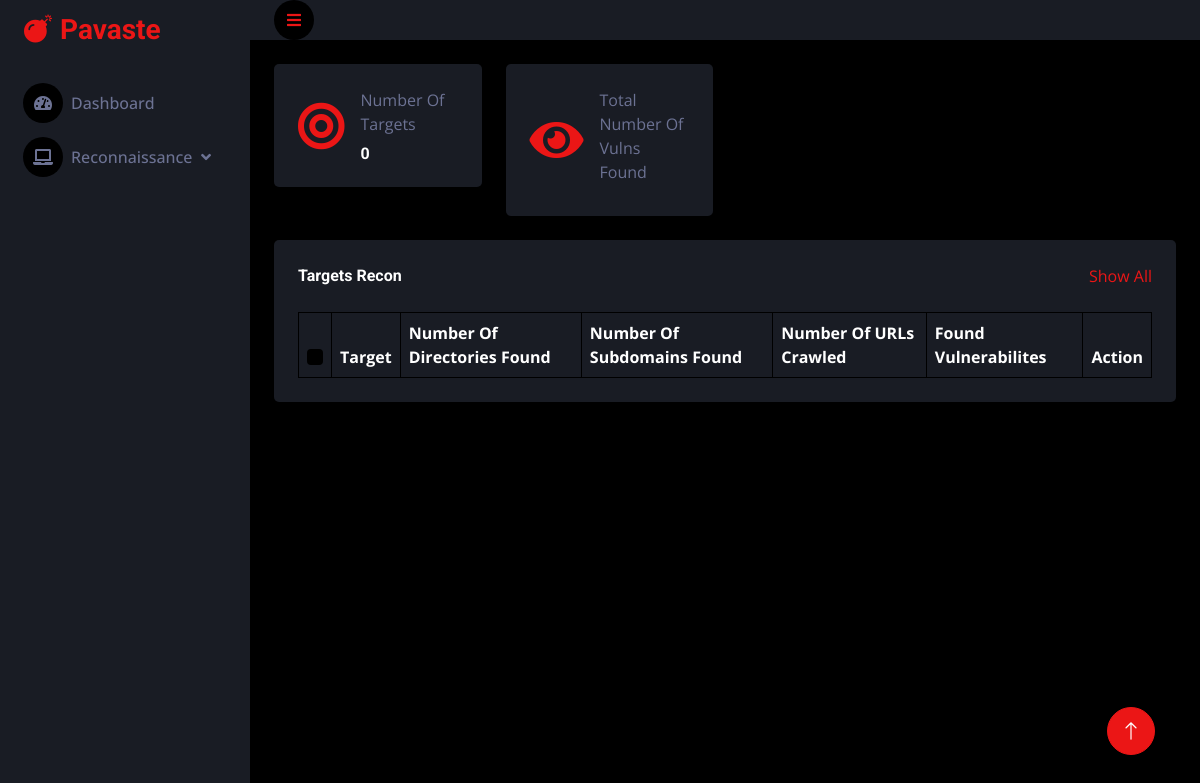
The page /dashboard/ on the database as committed earlier.
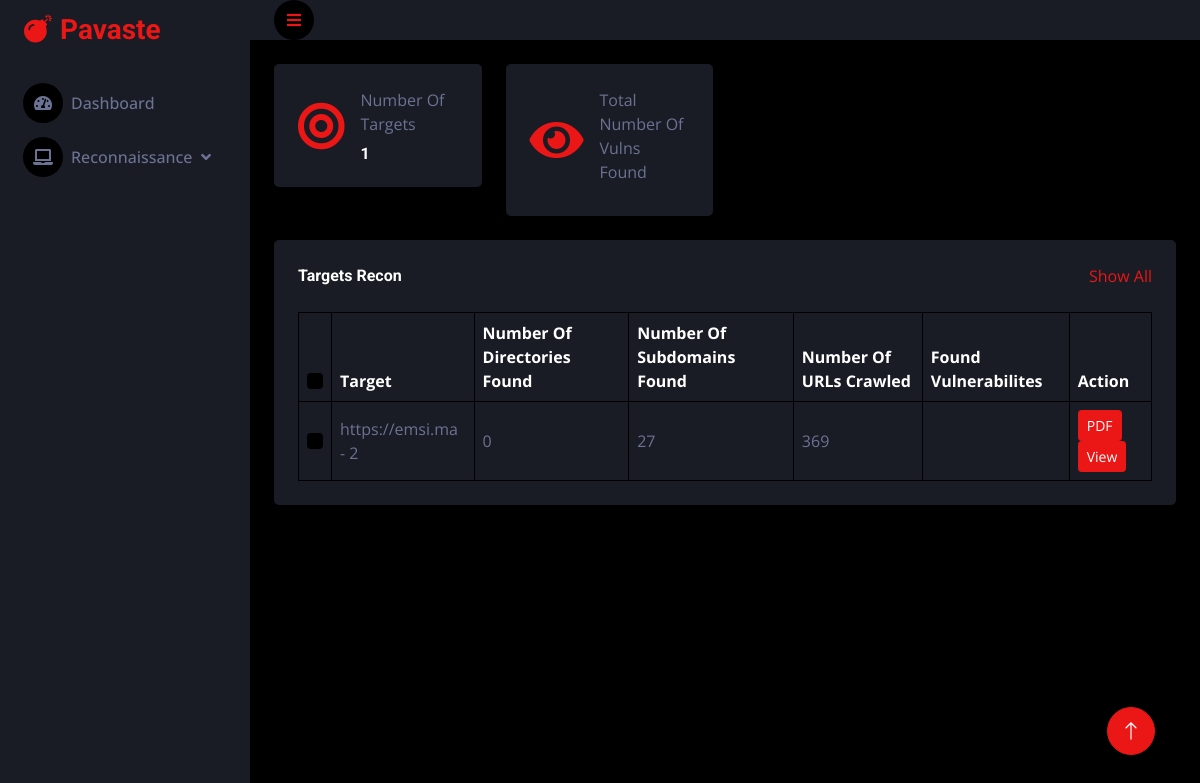
The same page on the database as committed later.
### Main/models.py (models this page shows, shortened)
class Target(models.Model):
	url = models.CharField(max_length=50,unique=True,blank=False)

### Main/views.py (the view)
# urls.py: path('dashboard/',views.Dashboard.as_view(),name='dashboard'),
class Dashboard(View):
    def get(self,request,*args,**kwargs):
        targets = Target.objects.all()
        targets_count = targets.count()
        target_data = []
        for target in targets:
            directory_count = DirectoryListingResult.objects.filter(target=target).count()
            subdomain_count = CrtshResult.objects.filter(target=target).count()
            crawler_result = CrawlerResult.objects.filter(target=target).first()
            if crawler_result :
                url_crawled_count = (
                    len(crawler_result.robots_results) +
                    len(crawler_result.sitemap_results) +
                    len(crawler_result.css_results) +
                    len(crawler_result.js_results) +
                    len(crawler_result.internal_links) +
                    len(crawler_result.external_links) +
                    len(crawler_result.image_links) +
                    len(crawler_result.crawled_sitemap_links) +
                    len(crawler_result.crawled_js_links)
                )
            else :
                url_crawled_count = 0
            target_data.append({
                'target': target,
                'directory_count': directory_count,
                'subdomain_count': subdomain_count,
                'url_crawled_count': url_crawled_count,
            })
        context = {
            'target_data' : target_data,
            'targets_count' : targets_count,
        }
        return render(request, "Main/dashboard.html",context)

### Main/templates/Main/dashboard.html (shortened to what this page needs)
{% extends 'All/base.html' %}
{% load static%}
{% block content %}
            <div class="container-fluid pt-4 px-4">
                <div class="row g-4">
                    <div class="col-sm-6 col-xl-3">
                        <div class="bg-secondary rounded d-flex align-items-center justify-content-between p-4">
                            <i class="fa fa-bullseye fa-3x text-primary"></i>
                            <div class="ms-3">
                                <p class="mb-2">Number Of Targets</p>
                                <h6 class="mb-0">{{targets_count}}</h6>
                            </div>
                        </div>
                    </div>
                    <div class="col-sm-6 col-xl-3">
                        <div class="bg-secondary rounded d-flex align-items-center justify-content-between p-4">
                            <i class="fa fa-eye fa-3x text-primary"></i>
                            <div class="ms-3">
                                <p class="mb-2">Total Number Of Vulns Found</p>
                            </div>
                        </div>
                    </div>
                </div>
            </div>
            <div class="container-fluid pt-4 px-4">
                <div class="bg-secondary text-center rounded p-4">
                    <div class="d-flex align-items-center justify-content-between mb-4">
                        <h6 class="mb-0">Targets Recon</h6>
                        <a href="">Show All</a>
                    </div>
                    <div class="table-responsive">
                        <table class="table text-start align-middle table-bordered table-hover mb-0">
                            <thead>
                                <tr class="text-white">
                                    <th scope="col"><input class="form-check-input" type="checkbox"></th>
                                    <th scope="col">Target</th>
                                    <th scope="col">Number Of Directories Found</th>
                                    <th scope="col">Number Of Subdomains Found</th>
                                    <th scope="col">Number Of URLs Crawled</th>
                                    <th scope="col">Found Vulnerabilites</th>
                                    <th scope="col">Action</th>
                                </tr>
                            </thead>
                            <tbody>
                                {% for data in target_data %}
                                <tr>
                                    <td><input class="form-check-input" type="checkbox"></td>
                                    <td>{{ data.target.url }} - {{data.target.id}}</td>
                                    <td>{{ data.directory_count }}</td>
                                    <td>{{ data.subdomain_count }}</td>
                                    <td>{{ data.url_crawled_count }}</td>
                                    <td></td>
                                    <td><a class="btn btn-sm btn-primary" href="{% url 'generate_pdf_report' data.target.id %}">PDF</a><a class="btn btn-sm btn-primary" href="{% url 'target_details' data.target.id %}">View</a></td>
                                </tr>
                                {% endfor %}
                            </tbody>
                        </table>
                    </div>
                </div>
            </div>
    </div>
{% endblock %}

Rows that differ between the two databases and show on the page:
added Target: target "https://emsi.ma", target.id "2", directory_count "0", subdomain_count "27", url_crawled_count "369"
Other text that changed with them:
{{ targets_count }}: "0" → "1"
